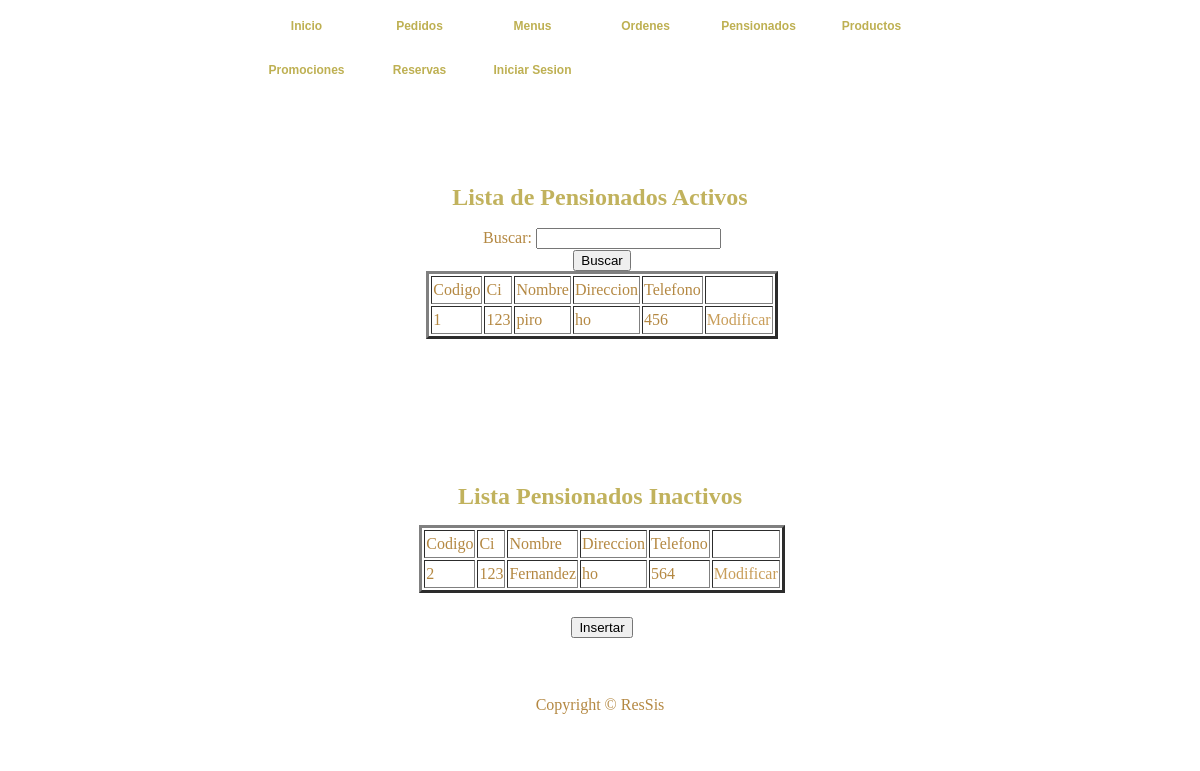
The app's page /Pensionados/listaPensionados.php (signed in) with its own data.
### tables this page shows
CREATE TABLE `pensionados` (
  `cod_pensionado` int(8) NOT NULL AUTO_INCREMENT COMMENT 'Codigo de un pensionado',
  `ci` int(12) NOT NULL COMMENT 'Carnet de Identidad de un pensionado',
  `nombre` varchar(40) NOT NULL COMMENT 'Nombre del Pensionado',
  `direccion` varchar(60) NOT NULL COMMENT 'Direccion del Pensionado',
  `telefono` bigint(12) NOT NULL COMMENT 'Telefono del pensionado',
  `estado` tinyint(1) NOT NULL COMMENT 'Estado del pensionado Activo o Inactivo',
  PRIMARY KEY (`cod_pensionado`)
);

### Pensionados/listaPensionados.php (the view, shortened to what this page needs)
<!DOCTYPE html PUBLIC "-//W3C//DTD XHTML 1.0 Transitional//EN" "http://www.w3.org/TR/xhtml1/DTD/xhtml1-transitional.dtd">
<HTML xmlns="http://www.w3.org/1999/xhtml">
	<HEAD>
		<link href="../CSS/templatemo_style.css" rel="stylesheet" type="text/css" />
	</HEAD>
	<BODY>
		<?php
		function llenarTablaActivos(){
			$res=mysql_query("SELECT * FROM pensionados where estado='1' ORDER BY cod_pensionado DESC");
			while($row=mysql_fetch_row($res)){
				$id=$row[0];
				echo "<TR>";
				echo "<TD>".$row[0]."</TD>";
				echo "<TD>".$row[1]."</TD>";
				echo "<TD>".$row[2]."</TD>";
				echo "<TD>".$row[3]."</TD>";
				echo "<TD>".$row[4]."</TD>";
				echo "<TD>"."<a href=\"editarPensionado.php?aux=$id\">Modificar</a>"."</TD>";
				echo "</TR>";
			}
		}
		function llenarTablaInactivos(){
			$res=mysql_query("SELECT * FROM pensionados where estado='0' ORDER BY cod_pensionado DESC");
			while($row=mysql_fetch_row($res)){
				$id=$row[0];
				echo "<TR>";
				echo "<TD>".$row[0]."</TD>";
				echo "<TD>".$row[1]."</TD>";
				echo "<TD>".$row[2]."</TD>";
				echo "<TD>".$row[3]."</TD>";
				echo "<TD>".$row[4]."</TD>";
				echo "<TD>"."<a href=\"editarPensionado.php?aux=$id\">Modificar</a>"."</TD>";
				echo "</TR>";
			}
		}
		?>
<div id="templatemo_container">
			<div class="templatemo_topmenu">
				<ul>
      				<li><a href="../index.html" >Inicio</a></li>
      				<li><a href="../Pedidos/index.php" >Pedidos</a></li>
      				<li><a href="../Menus/listaMenuDiario.php" >Menus</a></li>
				    <li><a href="../Ordenes/index.php">Ordenes</a></li>
				    <li><a href="listaPensionados.php" class="current">Pensionados</a></li>
				    <li><a href="../Productos/listaProductos.php">Productos</a></li>
				    <li><a href="../principalMarketing.php">Promociones</a></li>
				    <li><a href="../ReservaMesas/index.php">Reservas</a></li>
				    <li><a href="../Usuarios/login.php">Iniciar Sesion</a></li>
      			</ul>
			 </div>
			<div id="templatemo_topsection">Lista de Pensionados Activos<br></div>
			<BR>
		<div id="templatemo_content_section">
		<CENTER>
		<FORM NAME="Datos" Method="POST" Action="listaPensionados.php">
			Buscar: <INPUT TYPE=Text NAME="buscar" VALUE=""><BR>
			<INPUT TYPE=Submit NAME="Buscar" VALUE="Buscar"><DD></DD>
		</FORM>
			<TABLE BORDER=3>
				<TR>
					<TD>Codigo</TD>
					<TD>Ci</TD>
					<TD>Nombre</TD>
					<TD>Direccion</TD>
					<TD>Telefono</TD>
					<TD></TD>
				</TR>
				<?php
				if(isset($_POST["Buscar"]))
				{
					llenarTablaBusqueda();
				}else{
					llenarTablaActivos();
				}
				?>
			</TABLE>
			<BR><BR>
			</CENTER>
		</div>
		<div id="templatemo_container">
			<div id="templatemo_topsection">Lista Pensionados Inactivos<br></div>
			<BR>
		<div id="templatemo_content_section">
		<CENTER>
				<TABLE BORDER=3>
				<TR>
					<TD>Codigo</TD>
					<TD>Ci</TD>
					<TD>Nombre</TD>
					<TD>Direccion</TD>
					<TD>Telefono</TD>
					<TD></TD>
				</TR>
				<?php
				if(isset($_POST["Buscar"]))
				{
					llenarTablaBusquedaInactivos();
				}else{
					llenarTablaInactivos();
				}
				?>
				</TABLE>
			<br>
			<FORM Action="registrarPensionado.php">
				<INPUT TYPE=Submit NAME="Insertar" VALUE="Insertar">
			</FORM>
		</CENTER>
		</div>
			<BR><BR>
		<div id="templatemo_footer">Copyright © ResSis</div>
	</BODY>
</HTML>

### CSS/templatemo_style.css (style rules this page uses)
html { background: url(images/templatemo_html_bg.jpg) repeat; }
body { margin: 0; padding:0; font-family: "Times New Roman", Times, serif; font-size: 16px; line-height: 1.5em; color: #b48842; background: url(images/templatemo_body_bg.jpg) repeat-x center top; width: 100%; display: table; }
a:link, a:visited { color: #c89d59; text-decoration: none; }
#templatemo_container { width: 806px; margin: auto; }
.templatemo_topmenu { margin: auto; width: 700px; position:relative; }
.templatemo_topmenu ul { list-style: none; padding: 0px; margin: 0px; }
.templatemo_topmenu li { display: inline; }
.templatemo_topmenu li a { float: left; font-family: Arial, Helvetica, sans-serif; font-size: 12px; font-weight: bold; text-align: center; color: #beb052; width: 103px; height: 30px; margin-left: 5px; margin-right: 5px; padding-top: 14px; }
.templatemo_topmenu li a:hover, .templatemo_topmenu li .current { color: #beb052; background: url(images/templatemo_button_hover.jpg) no-repeat; }
#templatemo_topsection { float: left; margin-top: 40px; width: 806px; height: 48px; color: #c1b25d; font-size: 24px; font-weight: bold; padding-top: 50px; line-height: 1.6em; text-align: center; background: url(images/templatemo_title_bg.jpg) no-repeat; }
#templatemo_content_section { float: left; width: 750px; text-align: justify; padding-left: 30px; }
#templatemo_footer { float: left; margin: auto; margin-top: 20px; text-align: center; padding-top: 35px; width: 806px; height: 50px; background: url(images/templatemo_footer.jpg) no-repeat; background-position: top; }

### records on screen
pensionados: cod_pensionado "1", ci "123", nombre "piro", direccion "ho", telefono "456"
pensionados: cod_pensionado "2", ci "123", nombre "Fernandez", direccion "ho", telefono "564"
